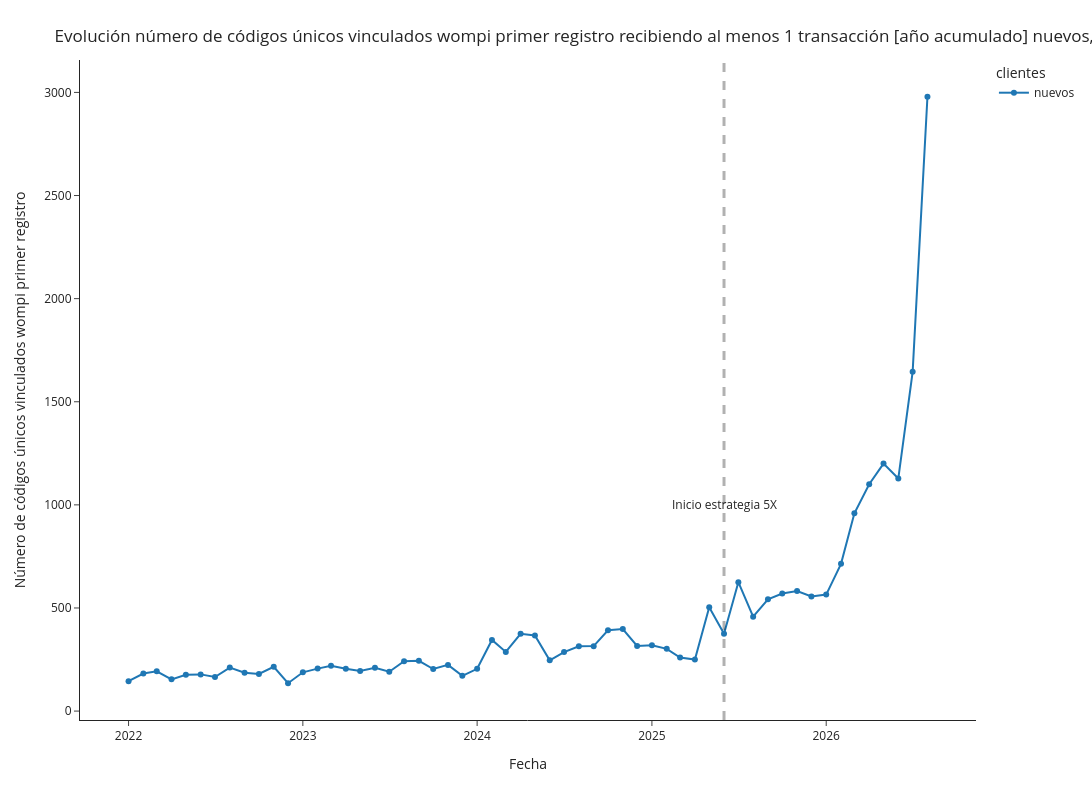

Notebook code cell kept with this figure:
### Code cell
df_plot1 = df[['fecha_ymd2', 'num_vinc_new_uso_cumsum_ym']]
df_plot1.columns = ['fecha', 'cantidad_clientes']
df_plot1['clientes'] = 'nuevos'
df_plot2 = df[['fecha_ymd2', 'num_vinc_old_uso_cumsum_ym']]
df_plot2.columns = ['fecha', 'cantidad_clientes']
df_plot2['clientes'] = 'viejos'
df_plot3 = df[['fecha_ymd2', 'num_vinc_all_uso_cumsum_ym']]
df_plot3.columns = ['fecha', 'cantidad_clientes']
df_plot3['clientes'] = 'totales'

df_plot = pd.concat([df_plot1])

fig = px.line(df_plot, x="fecha", y="cantidad_clientes", color='clientes',markers=True, template='simple_white', width=1600, height=800)
fig.add_vline(x='2025-06-01', line_width=3, line_dash="dash")
fig.update_layout(
    title={
        'text': "Evolución número de códigos únicos vinculados wompi primer registro recibiendo al menos 1 transacción [año acumulado] nuevos, viejos y totales",
        'xanchor': 'left',
        'yanchor': 'top'},
    xaxis=dict(
            title=dict(
                text="Fecha"
            )),
    yaxis=dict(
            title=dict(
                text="Número de códigos únicos vinculados wompi primer registro"
            ))
)
fig.add_annotation(x='2025-06-01', y=1000,
            text="Inicio estrategia 5X",
            showarrow=False,
            arrowhead=1)
# fig.add_annotation(x='2025-11-01', y=142097,
#             text="142.097",
#             showarrow=True,
#             arrowhead=1)
# fig.add_annotation(x='2025-11-01', y=103274,
#             text="103.274",
#             showarrow=True,
#             arrowhead=1)
# fig.add_annotation(x='2025-11-01', y=38823,
#             text="38.823",
#             showarrow=True,
#             arrowhead=1)
fig.show()

### Figure 1 — Plotly figure (JSON) as saved in the notebook; plotly's stock layout.template omitted (floating-point values rounded to 4 significant figures)
{"data": [{"hovertemplate": "clientes=nuevos<br>fecha=%{x}<br>cantidad_clientes=%{y}<extra></extra>", "legendgroup": "nuevos", "line": {"color": "#1F77B4", "dash": "solid"}, "marker": {"symbol": "circle"}, "mode": "markers+lines", "name": "nuevos", "orientation": "v", "showlegend": true, "type": "scatter", "x": ["2026-08-01T00:00:00", "2026-07-01T00:00:00", "2026-06-01T00:00:00", "2026-05-01T00:00:00", "2026-04-01T00:00:00", "2026-03-01T00:00:00", "2026-02-01T00:00:00", "2026-01-01T00:00:00", "2025-12-01T00:00:00", "2025-11-01T00:00:00", "2025-10-01T00:00:00", "2025-09-01T00:00:00", "2025-08-01T00:00:00", "2025-07-01T00:00:00", "2025-06-01T00:00:00", "2025-05-01T00:00:00", "2025-04-01T00:00:00", "2025-03-01T00:00:00", "2025-02-01T00:00:00", "2025-01-01T00:00:00", "2024-12-01T00:00:00", "2024-11-01T00:00:00", "2024-10-01T00:00:00", "2024-09-01T00:00:00", "2024-08-01T00:00:00", "2024-07-01T00:00:00", "2024-06-01T00:00:00", "2024-05-01T00:00:00", "2024-04-01T00:00:00", "2024-03-01T00:00:00", "2024-02-01T00:00:00", "2024-01-01T00:00:00", "2023-12-01T00:00:00", "2023-11-01T00:00:00", "2023-10-01T00:00:00", "2023-09-01T00:00:00", "2023-08-01T00:00:00", "2023-07-01T00:00:00", "2023-06-01T00:00:00", "2023-05-01T00:00:00", "2023-04-01T00:00:00", "2023-03-01T00:00:00", "2023-02-01T00:00:00", "2023-01-01T00:00:00", "2022-12-01T00:00:00", "2022-11-01T00:00:00", "2022-10-01T00:00:00", "2022-09-01T00:00:00", "2022-08-01T00:00:00", "2022-07-01T00:00:00", "2022-06-01T00:00:00", "2022-05-01T00:00:00", "2022-04-01T00:00:00", "2022-03-01T00:00:00", "2022-02-01T00:00:00", "2022-01-01T00:00:00"], "xaxis": "x", "y": [2979, 1645, 1128, 1200, 1100, 959, 714, 565, 556, 582, 570, 542, 458, 625, 375, 503, 250, 260, 302, 319, 316, 398, 392, 315, 314, 286, 246, 367, 375, 287, 345, 205, 171, 224, 204, 244, 242, 191, 210, 195, 205, 220, 206, 188, 135, 215, 180, 186, 211, 165, 178, 176, 154, 193, 182, 145], "yaxis": "y"}], "layout": {"annotations": [{"arrowhead": 1, "showarrow": false, "text": "Inicio estrategia 5X", "x": "2025-06-01", "y": 1000}], "height": 800, "legend": {"title": {"text": "clientes"}, "tracegroupgap": 0}, "margin": {"t": 60}, "shapes": [{"line": {"dash": "dash", "width": 3}, "type": "line", "x0": "2025-06-01", "x1": "2025-06-01", "xref": "x", "y0": 0, "y1": 1, "yref": "y domain"}], "title": {"text": "Evolución número de códigos únicos vinculados wompi primer registro recibiendo al menos 1 transacción [año acumulado] nuevos, viejos y totales", "xanchor": "left", "yanchor": "top"}, "width": 1600, "xaxis": {"anchor": "y", "domain": [0, 1], "title": {"text": "Fecha"}}, "yaxis": {"anchor": "x", "domain": [0, 1], "title": {"text": "Número de códigos únicos vinculados wompi primer registro"}}}}
